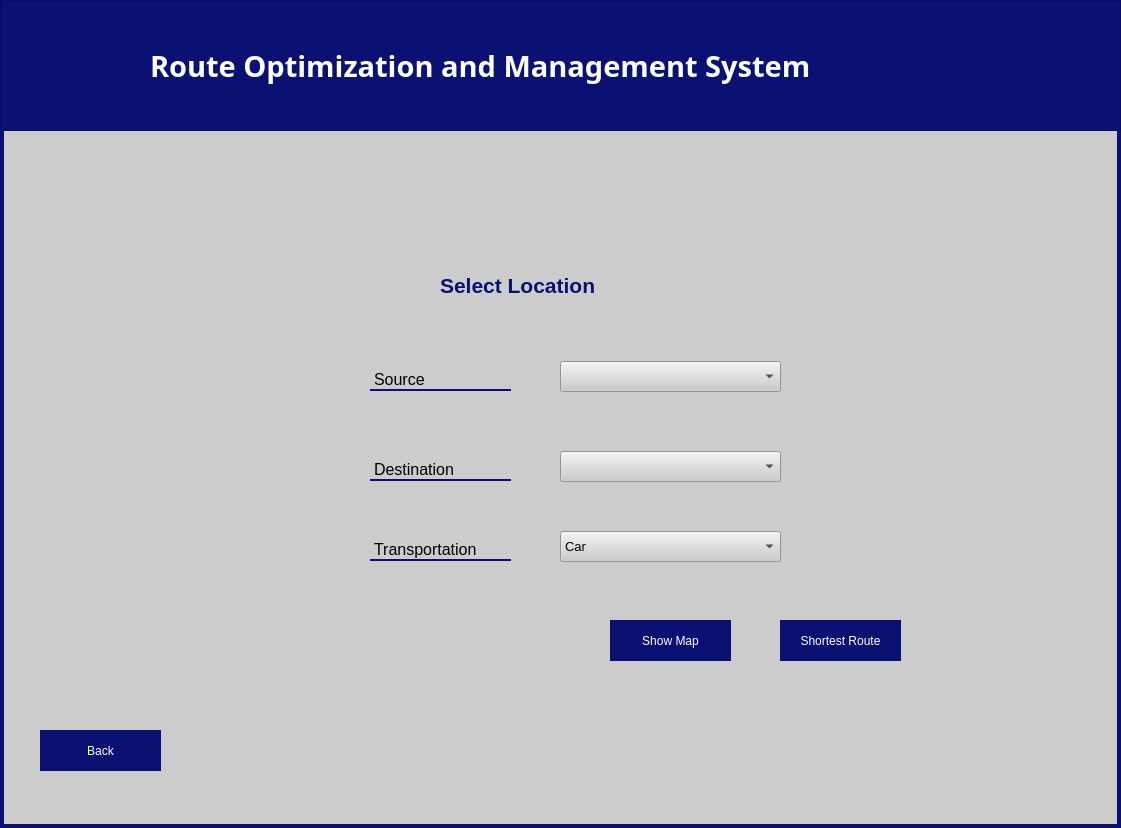
<?xml version="1.0" encoding="UTF-8"?>
<ui version="4.0">
 <class>MainWindow</class>
 <widget class="QMainWindow" name="MainWindow">
  <property name="geometry">
   <rect>
    <x>0</x>
    <y>0</y>
    <width>1121</width>
    <height>828</height>
   </rect>
  </property>
  <property name="windowTitle">
   <string>MainWindow</string>
  </property>
  <property name="styleSheet">
   <string notr="true">background-color: #cccccc;
border-left: 4px solid #0A1172;
border-right: 4px solid #0A1172;
border-bottom: 4px solid #0A1172;</string>
  </property>
  <widget class="QWidget" name="centralwidget">
   <widget class="QPushButton" name="ShowMap">
    <property name="geometry">
     <rect>
      <x>610</x>
      <y>620</y>
      <width>121</width>
      <height>41</height>
     </rect>
    </property>
    <property name="styleSheet">
     <string notr="true">border: none;
background-color: #0a1172;
color: white;</string>
    </property>
    <property name="text">
     <string>Show Map</string>
    </property>
   </widget>
   <widget class="QLabel" name="label">
    <property name="geometry">
     <rect>
      <x>440</x>
      <y>270</y>
      <width>221</width>
      <height>31</height>
     </rect>
    </property>
    <property name="font">
     <font>
      <pointsize>16</pointsize>
      <weight>75</weight>
      <bold>true</bold>
     </font>
    </property>
    <property name="styleSheet">
     <string notr="true">border: none;
color: #0a1172;
</string>
    </property>
    <property name="text">
     <string>Select Location</string>
    </property>
   </widget>
   <widget class="QLabel" name="label_2">
    <property name="geometry">
     <rect>
      <x>370</x>
      <y>370</y>
      <width>141</width>
      <height>21</height>
     </rect>
    </property>
    <property name="font">
     <font>
      <pointsize>12</pointsize>
     </font>
    </property>
    <property name="layoutDirection">
     <enum>Qt::LeftToRight</enum>
    </property>
    <property name="styleSheet">
     <string notr="true">border: none;
border-bottom: 2px solid #0a1172;</string>
    </property>
    <property name="text">
     <string>Source</string>
    </property>
   </widget>
   <widget class="QLabel" name="label_3">
    <property name="geometry">
     <rect>
      <x>370</x>
      <y>460</y>
      <width>141</width>
      <height>21</height>
     </rect>
    </property>
    <property name="font">
     <font>
      <pointsize>12</pointsize>
     </font>
    </property>
    <property name="styleSheet">
     <string notr="true">border: none;
border-bottom: 2px solid #0a1172;</string>
    </property>
    <property name="text">
     <string>Destination</string>
    </property>
   </widget>
   <widget class="QComboBox" name="sourceInput">
    <property name="geometry">
     <rect>
      <x>560</x>
      <y>361</y>
      <width>221</width>
      <height>31</height>
     </rect>
    </property>
    <property name="font">
     <font>
      <pointsize>10</pointsize>
     </font>
    </property>
   </widget>
   <widget class="QComboBox" name="destinationInput">
    <property name="geometry">
     <rect>
      <x>560</x>
      <y>451</y>
      <width>221</width>
      <height>31</height>
     </rect>
    </property>
    <property name="font">
     <font>
      <pointsize>10</pointsize>
     </font>
    </property>
   </widget>
   <widget class="QPushButton" name="ShortestButton">
    <property name="geometry">
     <rect>
      <x>780</x>
      <y>620</y>
      <width>121</width>
      <height>41</height>
     </rect>
    </property>
    <property name="styleSheet">
     <string notr="true">border: none;
background-color: #0a1172;
color: white;</string>
    </property>
    <property name="text">
     <string>Shortest Route</string>
    </property>
   </widget>
   <widget class="QPushButton" name="BackButton">
    <property name="geometry">
     <rect>
      <x>40</x>
      <y>730</y>
      <width>121</width>
      <height>41</height>
     </rect>
    </property>
    <property name="styleSheet">
     <string notr="true">border: none;
background-color: #0a1172;
color: white;</string>
    </property>
    <property name="text">
     <string>Back</string>
    </property>
   </widget>
   <widget class="QFrame" name="frame">
    <property name="geometry">
     <rect>
      <x>0</x>
      <y>0</y>
      <width>1121</width>
      <height>131</height>
     </rect>
    </property>
    <property name="styleSheet">
     <string notr="true">background-color: #0A1172;
</string>
    </property>
    <property name="frameShape">
     <enum>QFrame::StyledPanel</enum>
    </property>
    <property name="frameShadow">
     <enum>QFrame::Raised</enum>
    </property>
    <widget class="QLabel" name="label_5">
     <property name="geometry">
      <rect>
       <x>150</x>
       <y>40</y>
       <width>841</width>
       <height>51</height>
      </rect>
     </property>
     <property name="font">
      <font>
       <family>Sitka Text</family>
       <pointsize>22</pointsize>
       <weight>75</weight>
       <bold>true</bold>
      </font>
     </property>
     <property name="styleSheet">
      <string notr="true">color: white;</string>
     </property>
     <property name="text">
      <string>Route Optimization and Management System</string>
     </property>
    </widget>
   </widget>
   <widget class="QComboBox" name="transportation">
    <property name="geometry">
     <rect>
      <x>560</x>
      <y>531</y>
      <width>221</width>
      <height>31</height>
     </rect>
    </property>
    <property name="font">
     <font>
      <pointsize>10</pointsize>
     </font>
    </property>
    <item>
     <property name="text">
      <string>Car</string>
     </property>
    </item>
    <item>
     <property name="text">
      <string>Bicycle</string>
     </property>
    </item>
    <item>
     <property name="text">
      <string>Foot</string>
     </property>
    </item>
   </widget>
   <widget class="QLabel" name="label_4">
    <property name="geometry">
     <rect>
      <x>370</x>
      <y>540</y>
      <width>141</width>
      <height>21</height>
     </rect>
    </property>
    <property name="font">
     <font>
      <pointsize>12</pointsize>
     </font>
    </property>
    <property name="styleSheet">
     <string notr="true">border: none;
border-bottom: 2px solid #0a1172;</string>
    </property>
    <property name="text">
     <string>Transportation</string>
    </property>
   </widget>
  </widget>
 </widget>
 <resources/>
 <connections/>
</ui>
